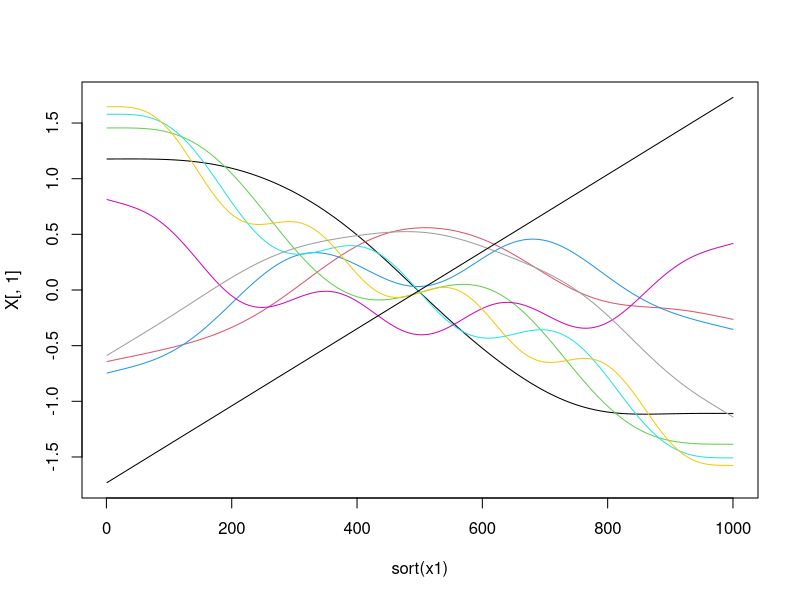
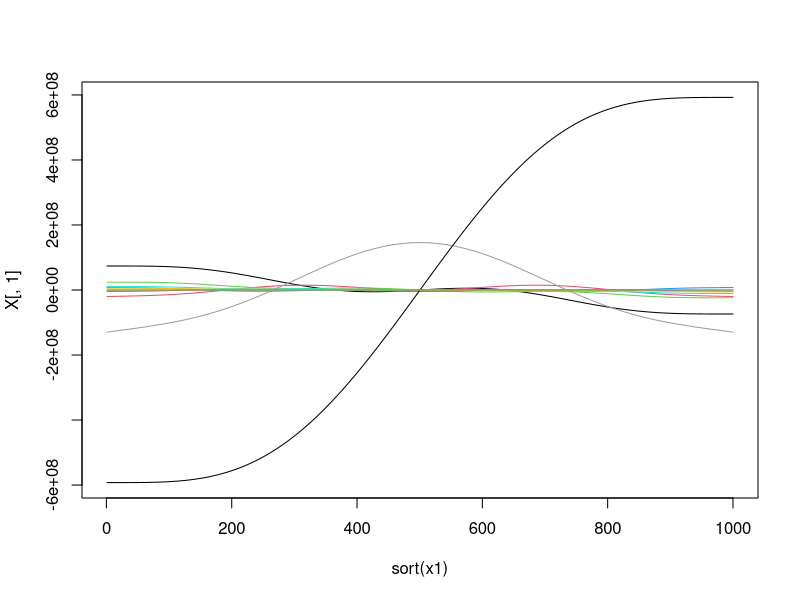

The R source for these figures, in order:
library(mgcv)
x1 <- 1:1000
um <- smoothCon(
  s(x1),
  data = data.frame(x1 = sort(x1)),
  knots = NULL,
  absorb.cons = TRUE
)
X <- um[[1]]$X
plot(sort(x1), X[, 1], ylim = range(X), type = "l")
for (i in 2:ncol(X))
  lines(sort(x1), X[, i], col = i)

um <- smoothCon(
  s(x1, bs = "ds"),
  data = data.frame(x1 = sort(x1)),
  knots = NULL,
  absorb.cons = TRUE
)
X <- um[[1]]$X
plot(sort(x1), X[, 1], ylim = range(X), type = "l")
for (i in 2:ncol(X))
  lines(sort(x1), X[, i], col = i)
